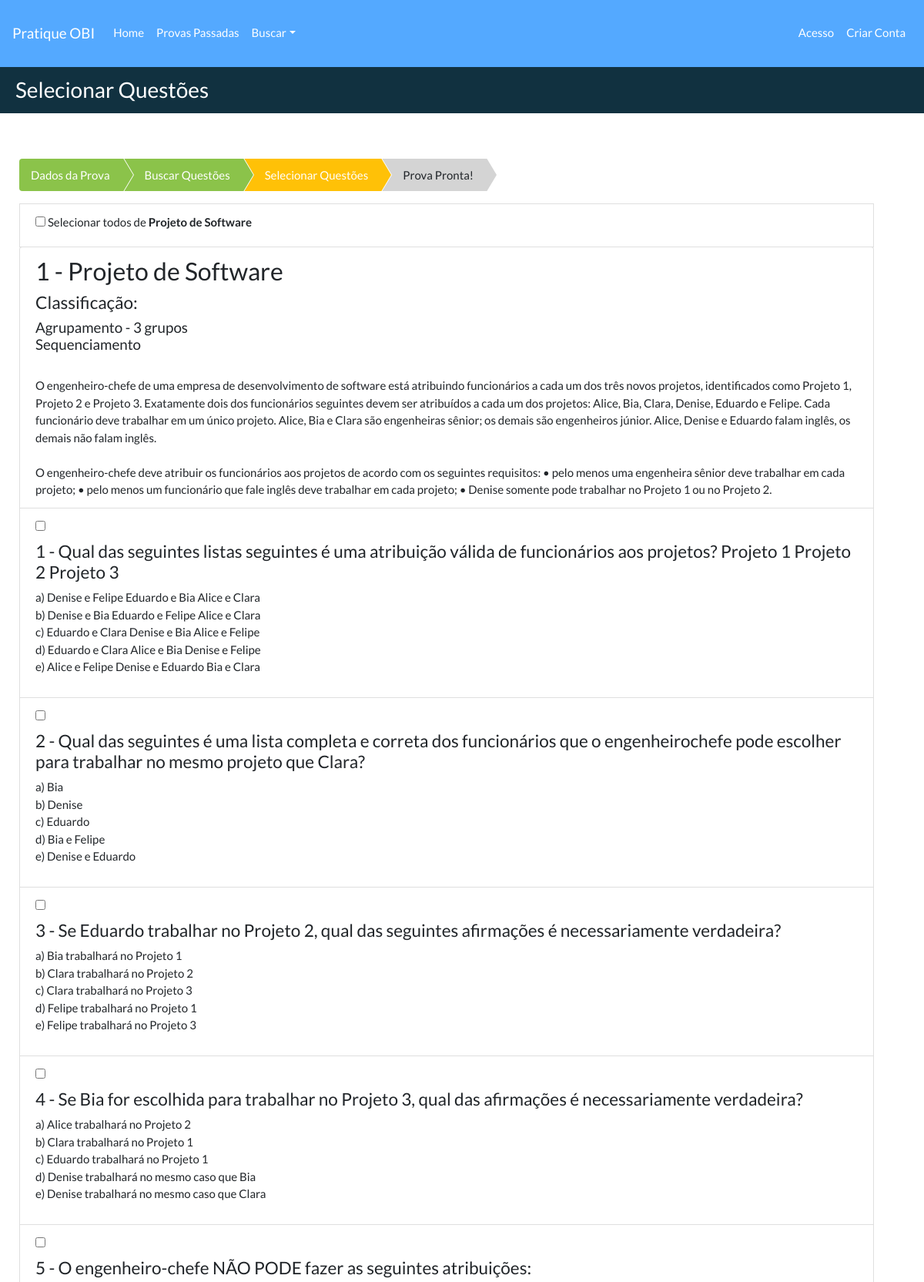
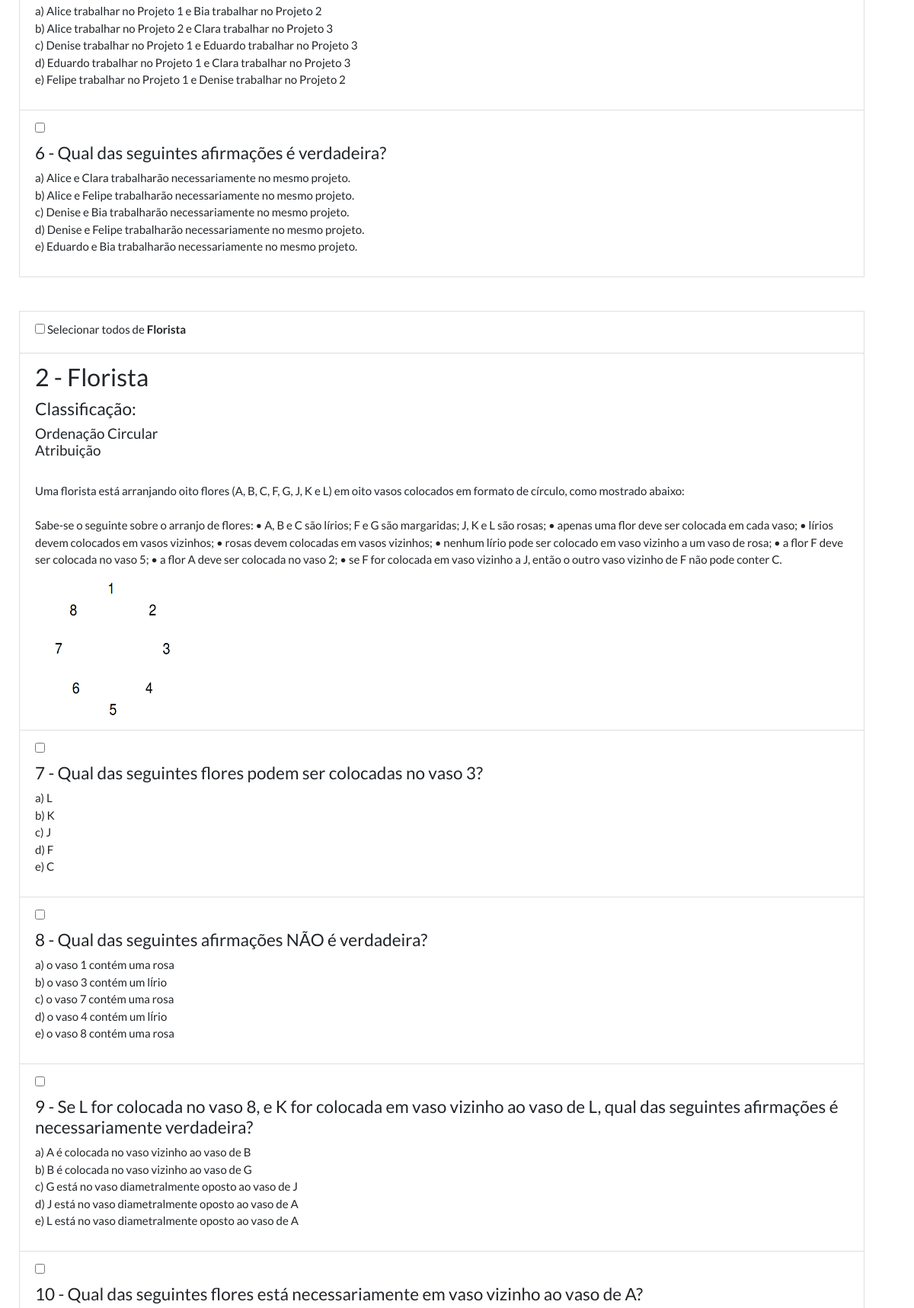
The app's page /usuario/minhasprovas/editar/1/adquestoes/1/ (upper part) with its own data (2 pictures, top to bottom).
### provasobi/models.py (models this page shows, shortened)
class Problema(models.Model):
    codproblema = models.AutoField(db_column='codProblema', primary_key=True)
    numeroproblema = models.PositiveIntegerField(db_column='numeroProblema',
                                                 validators=[MinValueValidator(1)])
    tituloproblema = models.TextField(db_column='tituloProblema', blank=True, null=True)
    enunciadoproblema = models.TextField(db_column='enunciadoProblema', blank=True, null=True)
    regrasproblema = models.TextField(db_column='regrasProblema', blank=True, null=True)
    imgproblema = models.TextField(db_column='imgProblema', blank=True, null=True, default='')
    codprova = models.ForeignKey('Prova', models.CASCADE, db_column='codProva', blank=True, null=True)
    classificacao = models.ManyToManyField('Classificacao', blank=True)
    def recorte(self, filename):
        return 'problema/' + str(self.codprova.codprova) + '.' + filename.split('.')[-1]
    image = models.ImageField('Recorte', upload_to=recorte, blank=True, null=True)
    class Meta:
        managed = True
        db_table = 'problema'
        unique_together = ['codprova', 'tituloproblema']

class Classificacao(models.Model):
    codclassificacao = models.AutoField(db_column='codClassificacao', primary_key=True)
    tituloclassificacao = models.TextField(db_column='tituloClassificacao', blank=True, null=True)
    class Meta:
        managed = True
        db_table = 'classificacao'
        verbose_name_plural = 'Classificações'
        verbose_name = 'Classificação'

class Questao(models.Model):
    codquestao = models.AutoField(db_column='codQuestao', primary_key=True)  # Field name made lowercase.
    numeroquestao = models.PositiveIntegerField(db_column='numeroQuestao',
                                                validators=[MinValueValidator(1)])  # Field name made lowercase.
    enunciadoquestao = models.TextField(db_column='enunciadoQuestao', blank=True,
                                        null=True)  # Field name made lowercase.
    alternativas = models.TextField('Alternativas', null=True, blank=True)
    gabaritoquestao = models.CharField(db_column='gabaritoQuestao', max_length=10, blank=True, null=True)
    imgquestao = models.CharField(db_column='imgQuestao', max_length=300, blank=True, null=True, default='')
    codproblema = models.ForeignKey(Problema, models.CASCADE, db_column='codProblema', blank=True, null=True,
                                    related_name="cod_problemas_questao")
    explicativo = models.TextField('Explicação', null=True, blank=True)
    explicativo_imagem = models.ImageField('Imagem Explicativa ', null=True, blank=True)
    def recorte(self, filename):
        return 'questao/' + str(self.codproblema.codproblema) + '.' + filename.split('.')[-1]
    image = models.ImageField('Recorte', upload_to=recorte, null=True, blank=True)
    class Meta:
        managed = True
        db_table = 'questao'
        verbose_name_plural = 'Questões'
        verbose_name = 'Questão'
        unique_together = ['codproblema', 'numeroquestao']
    def get_alternativas(self):
        data = []
        letras = ['a', 'b', 'c', 'd', 'e']
        i = 0
        alternativas = self.alternativas.split('|')
        for alternativa in alternativas:
            data.append({'letraalternativa': letras[i], 'textoalternativa': alternativas[i]})
            i += 1
        return data

### usuarios/views.py (the view)
# urls.py: path('minhasprovas/editar/<int:codprova>/adquestoes/<int:pk>/', questoes_add, name='questoes_add'),
def questoes_add(request, codprova, pk):
    if request.method == "POST":
        provaperson = get_object_or_404(ProvaPerson, pk=codprova, autor=request.user.profile)
        id_questoes = request.POST.getlist('checks')
        for q in id_questoes:
            provaperson.questoes.add(q)
        return provaperson_pronta(request, codprova)
    else:
        problemas = Problema.objects.all().select_related('codprova').filter(codprova=pk)
        id_prob = []
        for p in problemas:
            id_prob.append(p)
        questoes = Questao.objects.all().select_related('codproblema').filter(codproblema__in=id_prob).order_by(
            'numeroquestao')  # .filter(codproblema__in=id_questoes)
        init = []
        end = []
        count = 0
        for p in problemas:
            init.append(questoes[count].numeroquestao)
            for q in questoes:
                if q.codproblema.codproblema == p.codproblema:
                    count = count + 1
            end.append(questoes[count - 1].numeroquestao)
    return render(request, 'novasprovas/addquestoes_select.html',
                  {'problemas': problemas, 'questoes': questoes, 'pk': pk,
                   'codprova': codprova, 'init': init, 'end': end})

### templates/novasprovas/addquestoes_select.html (shortened to what this page needs)
{% extends './addquestoes_resultado.html' %}
{% load static %}
{% block titulo %}
    Selecionar Questões
{% endblock %}
{% block container %}
    <link href="{% static 'css/breadcrumb.css' %}" rel="stylesheet">
    <br class="list-group">
    <ul class="breadcrumb">
        <li class="completed"><a href="{% url 'usuarios_obi:provaperson' %}">Dados da Prova</a></li>
        <li class="completed"><a href="{% url 'usuarios_obi:questoes_busca' codprova %}">Buscar Questões</a></li>
        <li class="active"><a href="">Selecionar Questões</a></li>
        <li><a>Prova Pronta!</a></li>
    </ul>
    <form method="POST" class="post-form">{% csrf_token %}
        {% for prob in problemas %}
            <a class="list-group-item">
                <div class="checkbox pull-left">
                    <label><input type="checkbox" onclick="toggle(this, {{ forloop.counter }}, {{ init }}, {{ end }})">
                        Selecionar todos de <b>{{ prob.tituloproblema }}</b></label>
                </div>
                <div class="pull-left form-control-inline">
                    <h3 class="list-group-item-heading">{{ prob.numeroproblema }} - {{ prob.tituloproblema }}</h3>
                    <h4>Classificação:</h4>
                    <h5>{% for f in prob.classificacao.all %}
                        {{ f.tituloclassificacao }}<br>
                    {% endfor %}</h5>
                    <br/>{{ prob.enunciadoproblema }}</br>
                    {% if prob.regrasproblema %}
                        <br>{{ prob.regrasproblema }}<br>
                    {% endif %}
                    {% if prob.imgproblema %}
                        {% load static %}
                        <img src={% static prob.imgproblema %} width="200" height="200" alt="My image">
                    {% endif %}
                    {% for q in questoes %}
                        {% if q.codproblema.codproblema == prob.codproblema %}
                            <a class="list-group-item">
                                <div class="checkbox pull-left">
                                    <label>
                                        <input type="checkbox" name="checks" value="{{ q.codquestao }}"
                                               id="{{ q.codproblema.codproblema }}">
                                    </label>
                                </div>
                                <div class="pull-left form-control-inline">
                                    <h4 class="list-group-item-heading">{{ q.numeroquestao }}
                                        - {{ q.enunciadoquestao }}</h4>
                                    <p class="list-group-item-text">
                                        {% if q.imgquestao %}
                                            {% load static %}
                                        {% endif %}
                                        {% for a in q.get_alternativas %}
                                            {{ a.letraalternativa }}) {{ a.textoalternativa }} </br>
                                        {% endfor %}
                                    </p>
                                </div>
                            </a>
                        {% endif %}
                    {% endfor %}
                    <br class="pull-left form-control-inline"></br>
                </div>
            </a>
        {% endfor %}
    </form>
{% endblock %}

### static/css/breadcrumb.css (style rules this page uses)
.breadcrumb li a { color: #0C355E; text-decoration: none; background-color: rgb(212, 212, 212); -webkit-text-decoration-skip: objects; }
.breadcrumb { padding: 0px; background: transparent; list-style: none; overflow: hidden; margin-top: 20px; }
.breadcrumb>li+li:before { padding: 0; }
.breadcrumb li { float: left; }
.breadcrumb li:last-child a::before { content: none; }
.breadcrumb li.active a { background: brown; background: #ffc107 ; }
.breadcrumb li.completed a { background: brown; background: #8bc34a; }
.breadcrumb li.active a:after { border-left: 30px solid #ffc107 ; }
.breadcrumb li.completed a:after { border-left: 30px solid #8bc34a; }
.breadcrumb li a { color: white; text-decoration: none; padding: 10px 0 10px 45px; position: relative; display: block; float: left; }
.breadcrumb li a:after { content: " "; display: block; width: 0; height: 0; border-top: 50px solid transparent; border-bottom: 50px solid transparent; border-left: 30px solid hsla(0, 0%, 83%, 1); position: absolute; top: 50%; margin-top: -50px; left: 100%; z-index: 2; }
.breadcrumb li a:before { content: " "; display: block; width: 0; height: 0; border-top: 50px solid transparent; border-bottom: 50px solid transparent; border-left: 30px solid white; position: absolute; top: 50%; margin-top: -50px; margin-left: 1px; left: 100%; z-index: 1; }
.breadcrumb li:first-child a { padding-left: 15px; }

### records on screen
Problema: tituloproblema "Projeto de Software", numeroproblema "1", enunciadoproblema "O engenheiro-chefe de uma empresa de desenvolvimento de software está atribuindo funcionários a cada um dos três novos projetos, identificados como Projeto 1, Projeto 2 e Projeto 3. Exatamente dois dos funcionários seguintes devem ser atribuídos a cada um dos projetos: Alice, Bia, Clara, Denise, Eduardo e Felipe. Cada funcionário deve trabalhar em um único projeto. Alice, Bia e Clara são engenheiras sênior; os demais são engenheiros júnior. Alice, Denise e Eduardo falam inglês, os demais não falam inglês.", regrasproblema "O engenheiro-chefe deve atribuir os funcionários aos projetos de acordo com os seguintes requisitos: • pelo menos uma engenheira sênior deve trabalhar em cada projeto; • pelo menos um funcionário que fale inglês deve trabalhar em cada projeto; • Denise somente pode trabalhar no Projeto 1 ou no Projeto 2."
Classificacao: tituloclassificacao "Agrupamento - 3 grupos"
Classificacao: tituloclassificacao "Sequenciamento"
Questao: numeroquestao "1", enunciadoquestao "Qual das seguintes listas seguintes é uma atribuição válida de funcionários aos projetos? Projeto 1 Projeto 2 Projeto 3", letraalternativa "a" "b" "c" "d" "e", textoalternativa "Denise e Felipe Eduardo e Bia Alice e Clara" "Denise e Bia Eduardo e Felipe Alice e Clara" "Eduardo e Clara Denise e Bia Alice e Felipe" "Eduardo e Clara Alice e Bia Denise e Felipe" "Alice e Felipe Denise e Eduardo Bia e Clara"
Questao: numeroquestao "2", enunciadoquestao "Qual das seguintes é uma lista completa e correta dos funcionários que o engenheirochefe pode escolher para trabalhar no mesmo projeto que Clara?", letraalternativa "a" "b" "c" "d" "e", textoalternativa "Bia" "Denise" "Eduardo" "Bia e Felipe" "Denise e Eduardo"
Questao: numeroquestao "3", enunciadoquestao "Se Eduardo trabalhar no Projeto 2, qual das seguintes afirmações é necessariamente verdadeira?", letraalternativa "a" "b" "c" "d" "e", textoalternativa "Bia trabalhará no Projeto 1" "Clara trabalhará no Projeto 2" "Clara trabalhará no Projeto 3" "Felipe trabalhará no Projeto 1" "Felipe trabalhará no Projeto 3"
Questao: numeroquestao "4", enunciadoquestao "Se Bia for escolhida para trabalhar no Projeto 3, qual das afirmações é necessariamente verdadeira?", letraalternativa "a" "b" "c" "d" "e", textoalternativa "Alice trabalhará no Projeto 2" "Clara trabalhará no Projeto 1" "Eduardo trabalhará no Projeto 1" "Denise trabalhará no mesmo caso que Bia" "Denise trabalhará no mesmo caso que Clara"
Questao: numeroquestao "5", enunciadoquestao "O engenheiro-chefe NÃO PODE fazer as seguintes atribuições:", letraalternativa "a" "b" "c" "d" "e", textoalternativa "Alice trabalhar no Projeto 1 e Bia trabalhar no Projeto 2" "Alice trabalhar no Projeto 2 e Clara trabalhar no Projeto 3" "Denise trabalhar no Projeto 1 e Eduardo trabalhar no Projeto 3" "Eduardo trabalhar no Projeto 1 e Clara trabalhar no Projeto 3" "Felipe trabalhar no Projeto 1 e Denise trabalhar no Projeto 2"
Questao: numeroquestao "6", enunciadoquestao "Qual das seguintes afirmações é verdadeira?", letraalternativa "a" "b" "c" "d" "e", textoalternativa "Alice e Clara trabalharão necessariamente no mesmo projeto." "Alice e Felipe trabalharão necessariamente no mesmo projeto." "Denise e Bia trabalharão necessariamente no mesmo projeto." "Denise e Felipe trabalharão necessariamente no mesmo projeto." "Eduardo e Bia trabalharão necessariamente no mesmo projeto."
Problema: tituloproblema "Florista", numeroproblema "2", enunciadoproblema "Uma florista está arranjando oito flores (A, B, C, F, G, J, K e L) em oito vasos colocados em formato de círculo, como mostrado abaixo:", regrasproblema "Sabe-se o seguinte sobre o arranjo de flores: • A, B e C são lírios; F e G são margaridas; J, K e L são rosas; • apenas uma flor deve ser colocada em cada vaso; • lírios devem colocados em vasos vizinhos; • rosas devem colocadas em vasos vizinhos; • nenhum lírio pode ser colocado em vaso vizinho a um vaso de rosa; • a flor F deve ser colocada no vaso 5; • a flor A deve ser colocada no vaso 2; • se F for colocada em vaso vizinho a J, então o outro vaso vizinho de F não pode conter C.", imgProblema (picture)
Classificacao: tituloclassificacao "Ordenação Circular"
Classificacao: tituloclassificacao "Atribuição"
Questao: numeroquestao "7", enunciadoquestao "Qual das seguintes flores podem ser colocadas no vaso 3?", letraalternativa "a" "b" "c" "d" "e", textoalternativa "L" "K" "J" "F" "C"
Questao: numeroquestao "8", enunciadoquestao "Qual das seguintes afirmações NÃO é verdadeira?", letraalternativa "a" "b" "c" "d" "e", textoalternativa "o vaso 1 contém uma rosa" "o vaso 3 contém um lı́rio" "o vaso 7 contém uma rosa" "o vaso 4 contém um lı́rio" "o vaso 8 contém uma rosa"
Questao: numeroquestao "9", enunciadoquestao "Se L for colocada no vaso 8, e K for colocada em vaso vizinho ao vaso de L, qual das seguintes afirmações é necessariamente verdadeira?", letraalternativa "a" "b" "c" "d" "e", textoalternativa "A é colocada no vaso vizinho ao vaso de B" "B é colocada no vaso vizinho ao vaso de G" "G está no vaso diametralmente oposto ao vaso de J" "J está no vaso diametralmente oposto ao vaso de A" "L está no vaso diametralmente oposto ao vaso de A"
Questao: numeroquestao "10", enunciadoquestao "Qual das seguintes flores está necessariamente em vaso vizinho ao vaso de A?"
